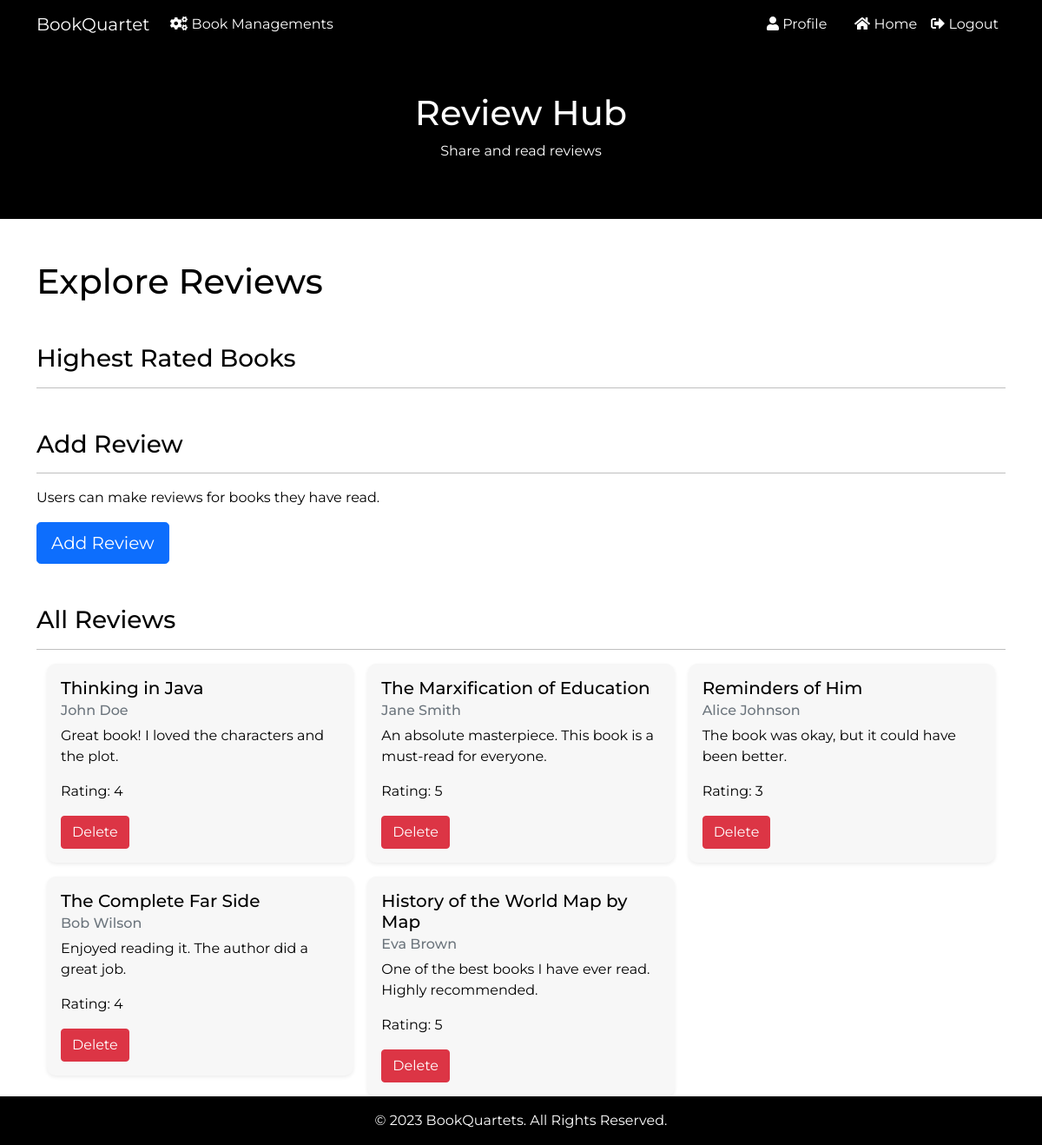
/reviewMain.php, run on the app's committed database.
### tables this page shows
CREATE TABLE Reviews (
    ReviewID INT AUTO_INCREMENT PRIMARY KEY,
    BookID INT NOT NULL,
    ReviewerName VARCHAR(255) NOT NULL,
    Rating INT NOT NULL,
    ReviewText TEXT,
    ReviewDate TIMESTAMP DEFAULT CURRENT_TIMESTAMP,
    FOREIGN KEY (BookID) REFERENCES Books(BookID)
);

CREATE TABLE Books (
    BookID INT AUTO_INCREMENT PRIMARY KEY,
    Title VARCHAR(255) NOT NULL,
    Author VARCHAR(255) NOT NULL,
    Price DECIMAL(10, 2),
    ImageURL VARCHAR(255),
    Category VARCHAR(255) NOT NULL,
    Description TEXT
);

### allReviewsProcess.php (the view, shortened to what this page needs)
<?php
function displayAllReviews() {
    $conn = getConnection();
    $sql = "SELECT Reviews.*, Books.Title FROM Reviews JOIN Books ON Reviews.BookID = Books.BookID";
    $result = $conn->query($sql);
    if ($result->num_rows > 0) {
        echo '<div class="container">';
        echo '<div class="row row-cols-1 row-cols-sm-2 row-cols-md-3 g-3">';
        while ($row = $result->fetch_assoc()) {
            echo '<div class="col">';
            echo '<div class="card shadow-sm">';
            echo '<div class="card-body">';
            echo '<h5 class="card-title">' . htmlspecialchars($row["Title"]) . '</h5>';
            echo '<h6 class="card-subtitle mb-2 text-muted">' . htmlspecialchars($row["ReviewerName"]) . '</h6>';
            echo '<p class="card-text">' . htmlspecialchars($row["ReviewText"]) . '</p>';
            echo '<p class="card-text">Rating: ' . htmlspecialchars($row["Rating"]) . '</p>';
            echo '<button class="btn btn-danger" onclick="confirmDelete(' . $row["ReviewID"] . ')">Delete</button>';
            echo '</div>';
            echo '</div>';
            echo '</div>';
        }
        echo '</div>';
        echo '</div>';
    } else {
        echo "<p>No reviews found.</p>";
    }
}
?>

### styles.css (style rules this page uses)
:root { --primary-color: #000; --secondary-color: #FFF; --font: "Montserrat", sans-serif; }
body { font-family: var(--font); background-color: var(--secondary-color); color: var(--primary-color); margin: 0; display: flex; flex-direction: column; min-height: 100vh; }
.card { border: none; transition: transform 0.3s; background: #f7f7f7; border-radius: 10px; box-shadow: 0 2px 4px rgba(0, 0, 0, 0.1); }

### data on the page
reviews: BookID.Title "Thinking in Java", ReviewerName "John Doe", ReviewText "Great book! I loved the characters and the plot.", Rating "4"
reviews: BookID.Title "The Marxification of Education", ReviewerName "Jane Smith", ReviewText "An absolute masterpiece. This book is a must-read for everyone.", Rating "5"
reviews: BookID.Title "Reminders of Him", ReviewerName "Alice Johnson", ReviewText "The book was okay, but it could have been better.", Rating "3"
reviews: BookID.Title "The Complete Far Side", ReviewerName "Bob Wilson", ReviewText "Enjoyed reading it. The author did a great job.", Rating "4"
reviews: BookID.Title "History of the World Map by Map", ReviewerName "Eva Brown", ReviewText "One of the best books I have ever read. Highly recommended.", Rating "5"
